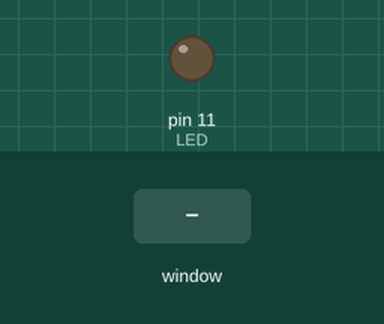
A program run on a simulated Raspberry Pi (header pin numbers). Shown: output pins drawn as LEDs (lit = HIGH). Inputs (shaded band) come from the test bench. The desktop window is not drawn, its controls go by their first labels and the mouse button is held 0.15 s.

Above: at 1.2 s.
1.3 s: control labelled "LED" in the window clicked
At 2.0 s:
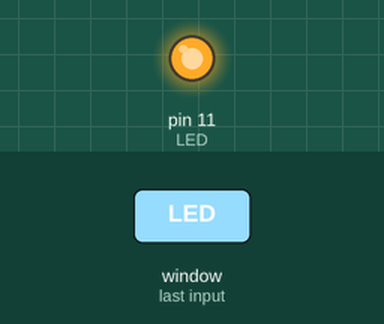
Timing chart, 0 to 4.3 s (numbered marks = the images above; inputs shaded):
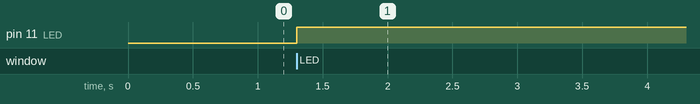

The program:

LED_02.py
```python
#coding:utf-8

import RPi.GPIO as GPIO
import tkinter as tk

GPIO.setmode(GPIO.BOARD)
LED = 11

GPIO.setup(LED, GPIO.OUT, initial=GPIO.LOW)

def func_led01():
    GPIO.output(LED, not GPIO.input(LED))

root = tk.Tk()

label_led01 = tk.Label(root, text='press button', bg='red')
label_led01.pack()
button_led01 = tk.Button(root, text='LED', command=func_led01)

button_led01.pack()
root.mainloop()
GPIO.cleanup()
```

Measured:
- after the input at 1.3 s, pin 11 (LED): LOW → HIGH at once
